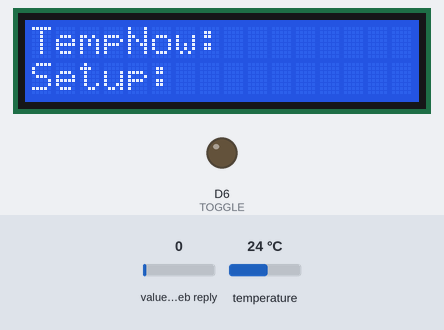
A sketch run on a simulated ESP8266 (NodeMCU). Shown: 16×2 character LCD, output pins drawn as LEDs (lit = HIGH). Inputs (shaded band) come from the test bench; at power-on: value in the web reply 0, temperature 24 °C. WiFi joins after 1.5 s; servers stay silent unless stated; web services answer with replies made up by the test bench; what the sketch prints to the serial monitor is not drawn.

Above: at 1.3 s.
1.4 s: value in the web reply set to 23
At 3.7 s:
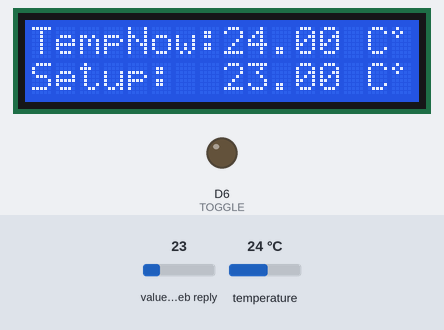
4.1 s: value in the web reply set to 26
At 24.6 s:
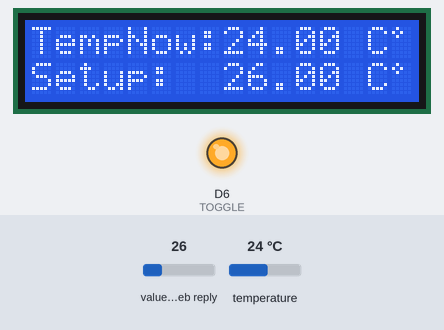
Timing chart, 0 to 24.9 s (numbered marks = the images above; inputs shaded):
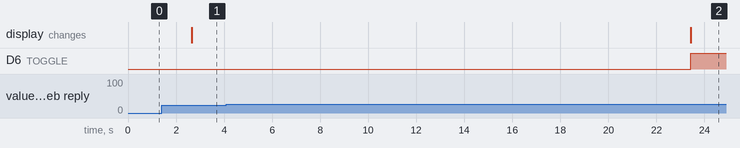

The sketch:

SmartThermostat.ino
```cpp
#include <Arduino.h>
#include <ArduinoJson.h>

#include <LiquidCrystal_I2C.h>
#include <OneWire.h>
#include <DallasTemperature.h>

#include <ESP8266WiFi.h>
#include <ESP8266WiFiMulti.h>
#include <ESP8266HTTPClient.h>

uint8_t grad[8] = {
  0b01000,
  0b10100,
  0b01000,
  0b00000,
  0b00000,
  0b00000,
  0b00000,
  0b00000
};

#define USE_SERIAL Serial
#define TOGGLE D6
#define ONE_WIRE_BUS D4

const long prefCheckDelay = 20000; // 20 sec
const int tempCheckDelay = 20000; // 20 sec
const int tempUploadDelay = 60000; // 60 sec

long lastPrefCheckTime = -prefCheckDelay - 1;
bool isPrefSaved = true;

long lastTempCheck = -tempCheckDelay - 1;
long lastTempUpload = -tempUploadDelay - 1;

float currentTemp;
float setupTemp = 23;

ESP8266WiFiMulti WiFiMulti;
DynamicJsonBuffer jsonBuffer;
LiquidCrystal_I2C lcd(0x27, 16, 2);
OneWire oneWire(ONE_WIRE_BUS);
DallasTemperature sensors(&oneWire);
DeviceAddress insideThermometer;

void setup() {
  USE_SERIAL.begin(115200);

  WiFiMulti.addAP("SSID", "PASSWORD");

  lcd.begin(16,2);
  lcd.init();
  lcd.backlight();

  lcd.clear();
  lcd.print("TempNow:");
  lcd.setCursor(0,1);
  lcd.print("Setup:");
  lcd.createChar(1, grad);

  sensors.begin();

  // setup toggle
  pinMode(TOGGLE, OUTPUT);
}

// function to print the temperature for a device
float getTemperatureC()
{
  sensors.requestTemperatures();
  return sensors.getTempCByIndex(0);
}

void loop() {

  if(millis() - lastPrefCheckTime > prefCheckDelay && WiFiMulti.run() == WL_CONNECTED) {

    HTTPClient http;
    http.begin("https://api.thingspeak.com/channels/{channelID}/fields/1/last.json?api_key={key}",
                "78 60 18 44 81 35 bf df 77 84 d4 0a 22 0d 9b 4e 6c dc 57 2c"); //HTTP

    int httpCode = http.GET();

    if(httpCode == HTTP_CODE_OK) {
      String payload = http.getString();

      JsonObject& root = jsonBuffer.parseObject(payload);
      setupTemp = root["field1"];

      USE_SERIAL.print("Setup Temp: ");
      USE_SERIAL.println(setupTemp);
    } else {
      USE_SERIAL.printf("[HTTP] GET... failed, error: %s\n", http.errorToString(httpCode).c_str());
    }

    http.end();

    lastPrefCheckTime = millis();
  }

  if (millis() - lastTempCheck > tempCheckDelay) {

    lcd.setCursor(8,0);
    currentTemp = getTemperatureC();
    lcd.print(currentTemp);
    lcd.print(" C");
    lcd.write(1);

    lcd.setCursor(8,1);
    lcd.print(setupTemp);
    lcd.print(" C");
    lcd.write(1);

    Serial.print("Temp C: ");
    Serial.println(currentTemp);

    if (currentTemp < setupTemp) {
      digitalWrite(TOGGLE, HIGH);
    } else {
      digitalWrite(TOGGLE, LOW);
    }

    lastTempCheck = millis();

    if (WiFiMulti.run() == WL_CONNECTED && millis() - lastTempUpload > tempUploadDelay)
    {
      HTTPClient http;

      char url[90] = "https://api.thingspeak.com/update?api_key={key}&field2=";

      char buffer[16];
      dtostrf(currentTemp, 5, 2,buffer);
      strcat(url, buffer);

      http.begin(url,
          "78 60 18 44 81 35 bf df 77 84 d4 0a 22 0d 9b 4e 6c dc 57 2c");

      int httpCode = http.GET();
      http.getString();
      if (httpCode != HTTP_CODE_OK)
      {
        USE_SERIAL.printf("[HTTP] Posting results failed, error: %s\n", http.errorToString(httpCode).c_str());
      }
      else
      {
        lastTempUpload = millis();
      }
      http.end();
    }
  }
}
```

Measured:
- the behaviour switches between 24 and 25 on value in the web reply (found by bisection; images 1 and 2)
- after the input at 1.4 s, the display: changes after 1.3 s (image 1)
- after the input at 4.1 s, D6 (TOGGLE): LOW → HIGH after 19.3 s; the display: changes after 19.3 s (image 2)
